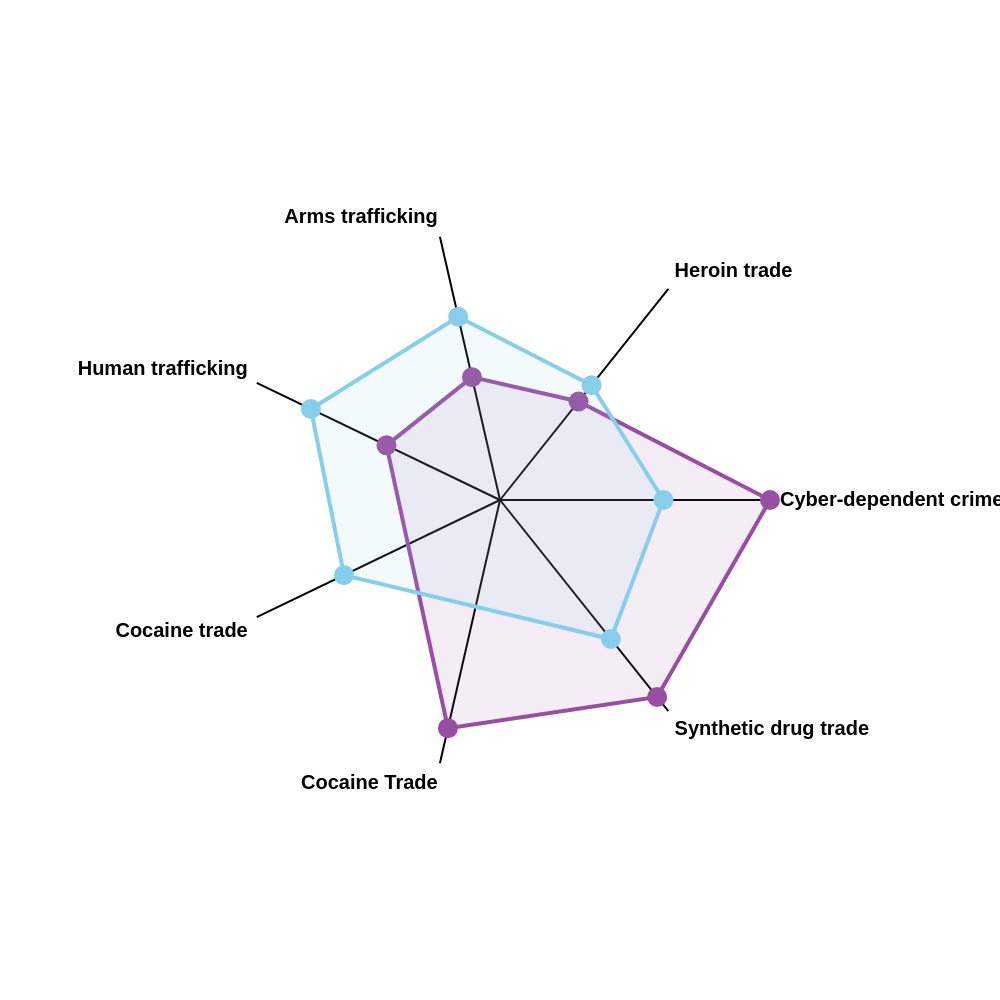

The specification (Vega-Lite) saved for this image:
### Vega specification from a JSON file in a GitHub repository (floating-point values rounded to 4 significant figures)
{"$schema": "https://vega.github.io/schema/vega/v5.json", "description": "A radar chart example, showing multiple dimensions in a radial layout.", "width": 500, "height": 500, "padding": 115, "autosize": {"type": "none", "contains": "padding"}, "signals": [{"name": "radius", "update": "width / 2"}], "data": [{"name": "table", "values": [{"Country": "Australia", "category": "Human trafficking", "value": 3.5}, {"Country": "Australia", "category": "Arms trafficking", "value": 3.5}, {"Country": "Australia", "category": "Heroin trade", "value": 3.5}, {"Country": "Australia", "category": "Cyber-dependent crimes", "value": 7.5}, {"Country": "Australia", "category": "Synthetic drug trade", "value": 7.0}, {"Country": "Australia", "category": "Cocaine Trade", "value": 6.5}, {"Country": "Rest of World", "category": "Human trafficking", "value": 5.83}, {"Country": "Rest of World", "category": "Arms trafficking", "value": 5.22}, {"Country": "Rest of World", "category": "Heroin trade", "value": 4.08}, {"Country": "Rest of World", "category": "Cyber-dependent crimes", "value": 4.54}, {"Country": "Rest of World", "category": "Synthetic drug trade", "value": 4.94}, {"Country": "Rest of World", "category": "Cocaine trade", "value": 4.81}]}, {"name": "countries", "source": "table", "transform": [{"type": "aggregate", "groupby": ["category"]}]}], "scales": [{"name": "angular", "type": "point", "range": {"signal": "[-PI, PI]"}, "padding": 0.5, "domain": {"data": "countries", "field": "category"}}, {"name": "radial", "type": "linear", "range": {"signal": "[0, radius]"}, "zero": true, "nice": false, "domain": {"data": "table", "field": "value"}, "domainMin": 0}, {"name": "color", "type": "ordinal", "domain": ["Australia", "Rest of World"], "range": ["#984ea3", "skyblue"]}], "encode": {"enter": {"x": {"signal": "radius"}, "y": {"signal": "radius"}}}, "marks": [{"type": "group", "name": "categories", "zindex": 2, "from": {"facet": {"data": "table", "name": "facet", "groupby": ["Country"]}}, "marks": [{"type": "line", "name": "category-line", "from": {"data": "facet"}, "zindex": 0, "encode": {"enter": {"interpolate": {"value": "linear-closed"}, "x": {"signal": "scale('radial', datum.value) * cos(scale('angular', datum.category))"}, "y": {"signal": "scale('radial', datum.value) * sin(scale('angular', datum.category))"}, "stroke": {"scale": "color", "field": "Country"}, "strokeWidth": {"value": 2}, "fill": {"scale": "color", "field": "Country"}, "fillOpacity": {"value": 0.1}}}}, {"type": "symbol", "from": {"data": "facet"}, "zindex": 4, "encode": {"enter": {"x": {"signal": "scale('radial', datum.value) * cos(scale('angular', datum.category))"}, "y": {"signal": "scale('radial', datum.value) * sin(scale('angular', datum.category))"}, "fill": {"scale": "color", "field": "Country"}, "size": {"value": 100}, "tooltip": {"signal": "datum.Country + ': ' + format(datum.value, '.2f')"}}}}]}, {"type": "rule", "name": "radial-grid", "from": {"data": "countries"}, "zindex": 0, "encode": {"enter": {"x": {"value": 0}, "y": {"value": 0}, "x2": {"signal": "radius * cos(scale('angular', datum.category))"}, "y2": {"signal": "radius * sin(scale('angular', datum.category))"}, "stroke": {"value": "black"}, "strokeWidth": {"value": 1}}}}, {"type": "text", "name": "key-label", "from": {"data": "countries"}, "zindex": 1, "encode": {"enter": {"x": {"signal": "(radius + 5) * cos(scale('angular', datum.category))"}, "y": {"signal": "(radius + 5) * sin(scale('angular', datum.category))"}, "text": {"field": "category"}, "align": [{"test": "abs(scale('angular', datum.category)) > PI / 2", "value": "right"}, {"value": "left"}], "baseline": [{"test": "scale('angular', datum.category) > 0", "value": "top"}, {"test": "scale('angular', datum.category) == 0", "value": "middle"}, {"value": "bottom"}], "fill": {"value": "black"}, "fontWeight": {"value": "bold"}, "fontSize": {"value": 10}}}}]}
